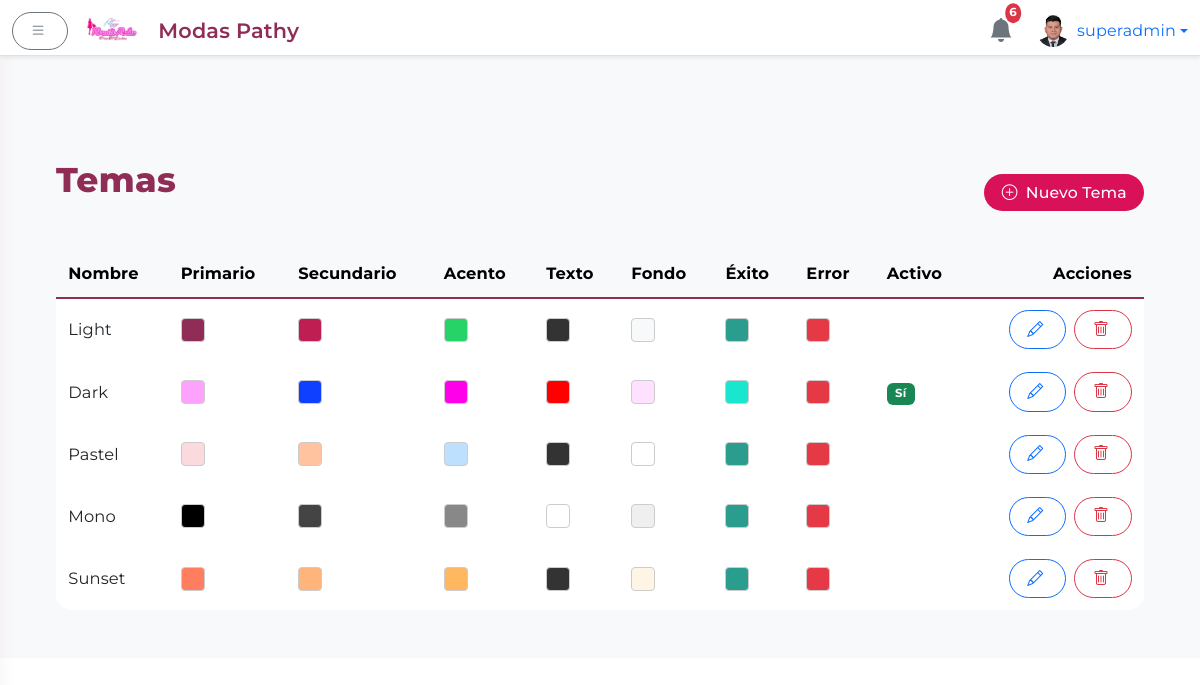
Page /admin/themes (signed in) on the earlier database version.
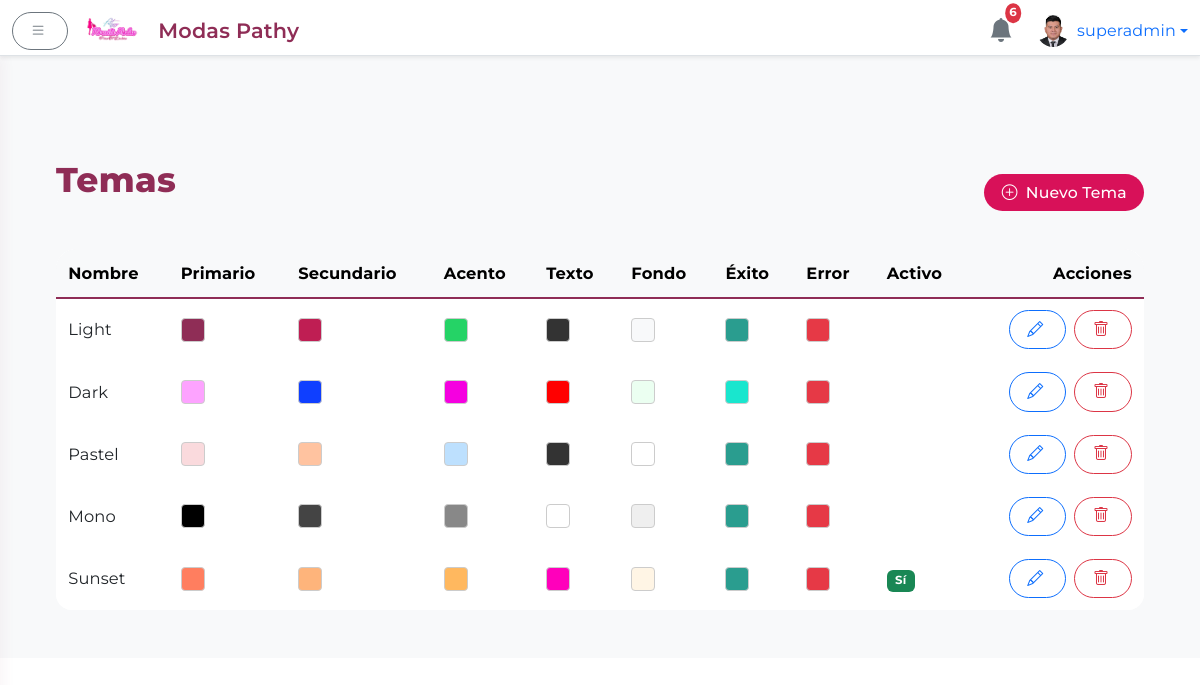
Same page on the later database version.
### app.py (models this page shows, shortened)
class Theme(db.Model):
    __tablename__ = 'themes'
    id         = db.Column(db.Integer, primary_key=True)
    name       = db.Column(db.String(50), unique=True, nullable=False)
    primary    = db.Column(db.String(7), nullable=False)  # e.g. #8F2D56
    secondary  = db.Column(db.String(7), nullable=False)  # e.g. #BF1E53
    accent     = db.Column(db.String(7), nullable=False)  # e.g. #25D366
    text_color = db.Column(db.String(7), nullable=False)  # e.g. #333333
    bg_color   = db.Column(db.String(7), nullable=False)  # e.g. #F8F9FA
    success    = db.Column(db.String(7), nullable=False)  # e.g. #2A9D8F
    error      = db.Column(db.String(7), nullable=False)  # e.g. #E63946
    is_default = db.Column(db.Boolean, default=False)
    created_at = db.Column(db.DateTime, default=datetime.utcnow)

### app.py (the view)
@app.route('/admin/themes')
@login_required
@superadmin_required
def admin_themes():
    temas = Theme.query.order_by(Theme.created_at.desc()).all()
    return render_template('admin/themes.html', temas=temas)

### app.py (called while the page is built, shortened)
def superadmin_required(f):
    @wraps(f)
    def decorated_function(*args, **kwargs):
        if not current_user.is_authenticated or not getattr(current_user, 'is_superadmin', False):
            abort(403)
        return f(*args, **kwargs)
    return decorated_function

@app.context_processor
def inject_notifications():
    notifications = Notification.query.order_by(Notification.timestamp.desc()).limit(6).all()
    notifs = [
        {
            'message': n.message,
            'timestamp': n.timestamp.strftime('%d/%m %H:%M'),
            'admin_name': n.admin_name
        }
        for n in notifications
    ]
    return dict(notifications=notifs)

@app.context_processor
def inject_theme():
    active = Theme.query.filter_by(is_default=True).first()
    all_themes = Theme.query.order_by(Theme.name).all()
    return {
        'active_theme': active,
        'all_themes': all_themes
    }

@app.before_request
def seed_themes_once():
    global _seeded
    db.create_all()

@login.user_loader
def load_user(user_id):
    return db.session.get(User, int(user_id))

### templates/admin/themes.html (shortened to what this page needs)
{% extends 'admin/base_admin.html' %}
{% block body_admin %}
<div class="container-fluid">
  <div class="d-flex justify-content-between align-items-center mb-4">
    <h2>Temas</h2>
    <a href="{{ url_for('admin_create_theme') }}" class="btn btn-primary">
      <i class="bi bi-plus-circle me-1"></i> Nuevo Tema
    </a>
  </div>
  <div class="table-responsive">
    <table class="table table-hover align-middle">
      <thead class="table-light">
        <tr>
          <th>Nombre</th>
          <th>Primario</th>
          <th>Secundario</th>
          <th>Acento</th>
          <th>Texto</th>
          <th>Fondo</th>
          <th>Éxito</th>
          <th>Error</th>
          <th>Activo</th>
          <th class="text-end">Acciones</th>
        </tr>
      </thead>
      <tbody>
        {% for tema in temas %}
        <tr>
          <td>{{ tema.name }}</td>
          {% for col in [tema.primary, tema.secondary, tema.accent, tema.text_color, tema.bg_color, tema.success, tema.error] %}
          <td>
            <div
              style="width:1.5rem; height:1.5rem; border-radius:.25rem;
                     background: {{ col }}; border:1px solid #ccc">
            </div>
          </td>
          {% endfor %}
          <td>
            {% if tema.is_default %}
            <span class="badge bg-success">Sí</span>
            {% endif %}
          </td>
          <td class="text-end">
            <a href="{{ url_for('admin_edit_theme', id=tema.id) }}"
               class="btn btn-sm btn-outline-primary me-1">
              <i class="bi bi-pencil"></i>
            </a>
            <form action="{{ url_for('admin_delete_theme', id=tema.id) }}" method="POST" class="d-inline">
              <button type="submit"
                      class="btn btn-sm btn-outline-danger"
                      onclick="return confirm('¿Eliminar el tema «{{ tema.name }}»?')">
                <i class="bi bi-trash"></i>
              </button>
            </form>
          </td>
        </tr>
        {% else %}
        <tr>
          <td colspan="10" class="text-center text-muted">No hay temas definidos.</td>
        </tr>
        {% endfor %}
      </tbody>
    </table>
  </div>
</div>
{% endblock %}

Differences in the rows shown:
changed Theme "Dark": accent "#ff00ea" → "#f500e0" (drawn); bg_color "#fee0ff" → "#ebfff1" (drawn); no longer shows "Sí"
changed Theme "Sunset": text_color "#333333" → "#ff00bb" (drawn); now shows "Sí"
